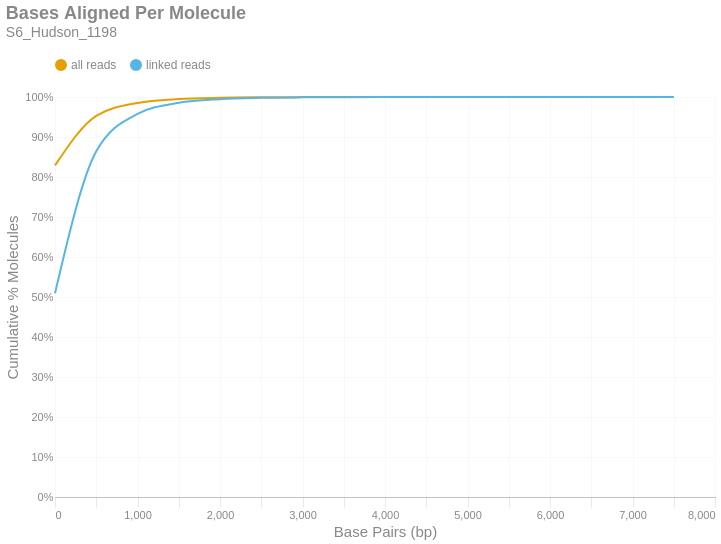

Notebook code for this chart:
### Markdown cell above
### Bases Aligned Per Molecule
This is a cumulative frequency distribution showing the number of base pairs aligned per unique molecule. These data are shown in 500 bp bins. There are two distributions: one with `all reads` (yellow) and another with only `linked reads` (blue). The percent of molecules in the `linked reads` distribution is relative to the total number of linked molecules.

### Code cell
if SKIPLR:
    print_html(f"Skipped")
else:
    binned_df = consolidated_hist(valids['aligned_bp'], mask, 500, True)
    with SafeRender(binned_df):
        (
            density_plot(binned_df, 'Bases Aligned Per Molecule', samplename, 'basesper')
            .encode(
                x=alt.X('bin:Q', title="Base Pairs (bp)").axis(tickMinStep=500).scale(padding=0),
                y=alt.Y('value:Q', title='Cumulative % Molecules')
                    .axis(format='%')
                    .scale(domain = [0,1])
                    .stack(False),
                color=alt.Color("key:N").scale(domain = ["all reads", "linked reads"]),
                tooltip = [
                    alt.Tooltip("key:N", title = "Data Type"),
                    alt.Tooltip("range_label:N", title="Bases Aligned Per Molecule"),
                    alt.Tooltip("value:Q", format = ".2%", title="% Molecules (Cum.)")
                ]
            )
        ).display()

### Figure 1 — Vega-Lite specification as saved in the notebook (floating-point values rounded to 4 significant figures)
{"width": "container", "height": 400, "config": {"title": {"anchor": "start", "dy": -15, "fontSize": 18, "color": "#888888", "subtitleColor": "#888888", "subtitleFontSize": 14}, "arc": {"fill": "#0072B2"}, "axis": {"domainColor": "#888888", "domainWidth": 0.5, "gridWidth": 0.2, "grid": false, "titleFontWeight": 400, "titleFontSize": 15, "labelFontSize": 11, "labelColor": "#888888", "tickColor": "#888888", "tickWidth": 0.2, "titleColor": "#888888"}, "axisBand": {"grid": false}, "axisX": {"grid": true, "tickSize": 10, "domainCap": "round"}, "axisY": {"domain": false, "grid": true, "tickSize": 0, "domainCap": "round"}, "background": "transparent", "header": {"labelFontSize": 15, "labelColor": "#888888", "titleFontSize": 15, "titleFontWeight": 600, "titleColor": "#888888"}, "legend": {"labelFont": "sans-serif", "labelFontSize": 12, "labelColor": "#888888", "symbolSize": 100, "symbolType": "circle", "titleFontSize": 12, "titlePadding": 10, "titleColor": "#888888", "title": null, "orient": "top"}, "range": {"category": ["#E69F00", "#56B4E9", "#009E73", "#F0E442", "#0072B2", "#D55E00", "#CC79A7", "#000000"], "diverging": ["#cfe8f3", "#a2d4ec", "#73bfe2", "#46abdb", "#1696d2", "#12719e"]}, "area": {"fill": "#0072B2", "fillOpacity": 0.7, "line": true, "strokeOpacity": 0.7}, "line": {"color": "#0072B2", "stroke": "#0072B2", "strokeWidth": 2}, "trail": {"color": "#0072B2", "stroke": "#0072B2", "strokeWidth": 0, "size": 1}, "point": {"filled": true, "fillOpacity": 1.0, "size": 95}, "text": {"color": "#888888", "fontSize": 11, "align": "right", "fontWeight": 400, "size": 11}, "bar": {"fill": "#0072B2", "stroke": null}, "view": {"stroke": null, "continuousWidth": 660, "continuousHeight": 400}}, "data": {"name": "data-fe5fd3403260e00dbeb613073c65f781"}, "mark": {"type": "line", "interpolate": "monotone", "point": {"opacity": 0, "size": 275}}, "encoding": {"color": {"field": "key", "scale": {"domain": ["all reads", "linked reads"]}, "type": "nominal"}, "tooltip": [{"field": "key", "title": "Data Type", "type": "nominal"}, {"field": "range_label", "title": "Bases Aligned Per Molecule", "type": "nominal"}, {"field": "value", "format": ".2%", "title": "% Molecules (Cum.)", "type": "quantitative"}], "x": {"axis": {"tickMinStep": 500}, "field": "bin", "scale": {"padding": 0}, "title": "Base Pairs (bp)", "type": "quantitative"}, "y": {"axis": {"format": "%"}, "field": "value", "scale": {"domain": [0, 1]}, "stack": false, "title": "Cumulative % Molecules", "type": "quantitative"}}, "params": [{"name": "param_c36ac31b6afebe62", "select": {"type": "point", "fields": ["key"]}, "bind": "legend"}], "title": {"text": "Bases Aligned Per Molecule", "subtitle": "S6_Hudson_1198"}, "transform": [{"fold": ["all reads (cumsum)", "linked reads (cumsum)"]}, {"calculate": "replace(datum.key, ' (cumsum)', '')", "as": "key"}, {"filter": {"param": "param_c36ac31b6afebe62"}}], "usermeta": {"embedOptions": {"downloadFileName": "S6_Hudson_1198.basesper"}}, "$schema": "https://vega.github.io/schema/vega-lite/v6.1.0.json", "datasets": {"data-fe5fd3403260e00dbeb613073c65f781": [{"bin": "0.0", "interval": "0.0-500.0", "all reads": 0.829, "linked reads": 0.5093, "all reads (cumsum)": 0.829, "linked reads (cumsum)": 0.5093, "range_label": "0-499"}, {"bin": "500.0", "interval": "500.0-1000.0", "all reads": 0.1237, "linked reads": 0.3549, "all reads (cumsum)": 0.9527, "linked reads (cumsum)": 0.8641, "range_label": "500-999"}, {"bin": "1000.0", "interval": "1000.0-1500.0", "all reads": 0.03251, "linked reads": 0.09344, "all reads (cumsum)": 0.9852, "linked reads (cumsum)": 0.9576, "range_label": "1000-1499"}, {"bin": "1500.0", "interval": "1500.0-2000.0", "all reads": 0.009705, "linked reads": 0.02789, "all reads (cumsum)": 0.9949, "linked reads (cumsum)": 0.9855, "range_label": "1500-1999"}, {"bin": "2000.0", "interval": "2000.0-2500.0", "all reads": 0.003201, "linked reads": 0.0092, "all reads (cumsum)": 0.9981, "linked reads (cumsum)": 0.9947, "range_label": "2000-2499"}, {"bin": "2500.0", "interval": "2500.0-3000.0", "all reads": 0.001152, "linked reads": 0.00331, "all reads (cumsum)": 0.9993, "linked reads (cumsum)": 0.998, "range_label": "2500-2999"}, {"bin": "3000.0", "interval": "3000.0-3500.0", "all reads": 0.0004211, "linked reads": 0.00121, "all reads (cumsum)": 0.9997, "linked reads (cumsum)": 0.9992, "range_label": "3000-3499"}, {"bin": "3500.0", "interval": "3500.0-4000.0", "all reads": 0.0001648, "linked reads": 0.0004738, "all reads (cumsum)": 0.9999, "linked reads (cumsum)": 0.9997, "range_label": "3500-3999"}, {"bin": "4000.0", "interval": "4000.0-4500.0", "all reads": 6.968e-05, "linked reads": 0.0002003, "all reads (cumsum)": 0.9999, "linked reads (cumsum)": 0.9999, "range_label": "4000-4499"}, {"bin": "4500.0", "interval": "4500.0-5000.0", "all reads": 2.894e-05, "linked reads": 8.317e-05, "all reads (cumsum)": 1.0, "linked reads (cumsum)": 0.9999, "range_label": "4500-4999"}, {"bin": "5000.0", "interval": "5000.0-5500.0", "all reads": 1.411e-05, "linked reads": 4.055e-05, "all reads (cumsum)": 1.0, "linked reads (cumsum)": 1.0, "range_label": "5000-5499"}, {"bin": "5500.0", "interval": "5500.0-6000.0", "all reads": 5.327e-06, "linked reads": 1.531e-05, "all reads (cumsum)": 1.0, "linked reads (cumsum)": 1.0, "range_label": "5500-5999"}, {"bin": "6000.0", "interval": "6000.0-6500.0", "all reads": 1.871e-06, "linked reads": 5.379e-06, "all reads (cumsum)": 1.0, "linked reads (cumsum)": 1.0, "range_label": "6000-6499"}, {"bin": "6500.0", "interval": "6500.0-7000.0", "all reads": 1.152e-06, "linked reads": 3.31e-06, "all reads (cumsum)": 1.0, "linked reads (cumsum)": 1.0, "range_label": "6500-6999"}, {"bin": "7000.0", "interval": "7000.0-7500.0", "all reads": 0.0, "linked reads": 0.0, "all reads (cumsum)": 1.0, "linked reads (cumsum)": 1.0, "range_label": "7000-7499"}, {"bin": "7500.0", "interval": "7500.0-8000.0", "all reads": 1.44e-07, "linked reads": 4.138e-07, "all reads (cumsum)": 1.0, "linked reads (cumsum)": 1.0, "range_label": "7500-7999"}]}}
